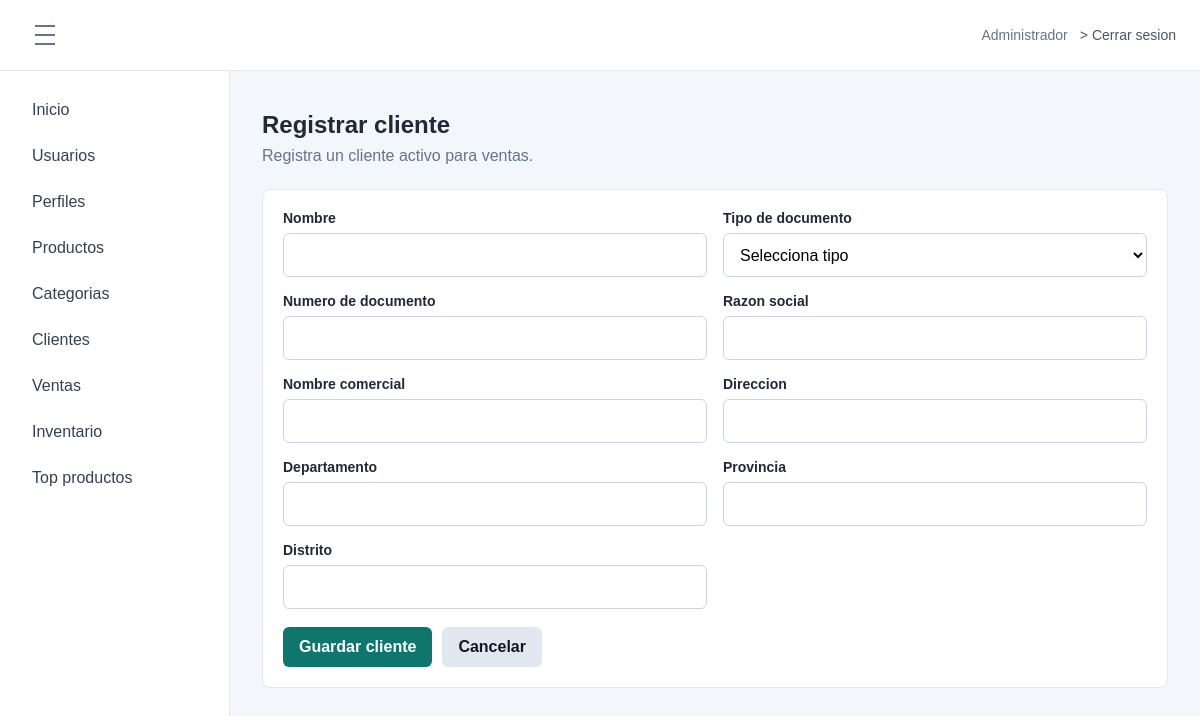
The page /index.php?route=module/clientes/crear (signed in) on the database its author committed.
### tables this page shows
CREATE TABLE `opcion` (
  `idopcion` int(11) NOT NULL AUTO_INCREMENT,
  `descripcion` varchar(100) NOT NULL,
  `url` varchar(200) NOT NULL,
  `icono` varchar(50) NOT NULL DEFAULT 'fa-circle',
  `estado` tinyint(1) NOT NULL DEFAULT 1,
  `fecha_creacion` datetime NOT NULL DEFAULT current_timestamp(),
  PRIMARY KEY (`idopcion`)
);

### app/Controllers/ClienteController.php (called while the page is built, shortened)
<?php
class ClienteController
{
    private Client $clients;
    private Profile $profiles;
    public function __construct(Client $clients, Profile $profiles)
    {
        $this->clients = $clients;
        $this->profiles = $profiles;
    }
    public function create(): void
    {
        $menuOptions = $this->requireAccess("GET");
        $this->renderForm($menuOptions, $this->emptyClient(), []);
    }
    private function renderForm(array $menuOptions, array $client, array $errors): void
    {
        $editing = isset($client["idcliente"]);
        $documentTypes = $this->clients->documentTypes();
        require __DIR__ . "/../Views/layout/app.php";
    }
    private function emptyClient(): array
    {
        return [
            "nombre" => "",
            "nombre_comercial" => "",
            "razon_social" => "",
            "idtipodocumento" => "",
            "nrodocumento" => "",
            "direccion" => "",
            "departamento" => "",
            "provincia" => "",
            "distrito" => ""
        ];
    }
    private function requireAccess(string $method): array
    {
        $menuOptions = $this->profiles->menuOptions((int) ($_SESSION["idperfil"] ?? 0));
        return $menuOptions;
    }
}

### app/Models/Profile.php (called while the page is built, shortened)
<?php
class Profile
{
    private PDO $db;
    public function __construct(PDO $db)
    {
        $this->db = $db;
    }
    public function menuOptions(int $profileId): array
    {
        $sql = "SELECT o.descripcion, o.url, o.icono
                FROM acceso a
                INNER JOIN opcion o ON o.idopcion = a.idopcion
                WHERE a.idperfil = :idperfil
                  AND a.estado = 1
                  AND o.estado = 1
                ORDER BY o.idopcion";
        $statement = $this->db->prepare($sql);
        $statement->execute(["idperfil" => $profileId]);
        return $statement->fetchAll();
    }
}

### app/Models/Client.php (called while the page is built, shortened)
<?php
class Client
{
    private PDO $db;
    public function __construct(PDO $db)
    {
        $this->db = $db;
    }
    public function documentTypes(): array
    {
        return $this->db->query("SELECT idtipodocumento, nombre
                                FROM tipodocumento
                                WHERE estado = 1
                                ORDER BY idtipodocumento")->fetchAll(PDO::FETCH_ASSOC);
    }
}

### app/Views/clientes/form.php (the view, shortened to what this page needs)
<div class="page-title">
    <h1><?= $editing ? "Editar cliente" : "Registrar cliente" ?></h1>
    <p><?= $editing ? "Actualiza datos de documento y ubicacion." : "Registra un cliente activo para ventas." ?></p>
</div>
<section class="panel">
    <form class="form-stack" method="post" action="index.php?route=module/clientes/<?= $editing ? 'actualizar' : 'guardar' ?>">
        <div class="form-grid">
            <div class="form-field">
                <label for="nombre">Nombre</label>
                <input id="nombre" name="nombre" type="text" maxlength="150" required value="<?= htmlspecialchars($client["nombre"], ENT_QUOTES, "UTF-8") ?>">
            </div>
            <div class="form-field">
                <label for="idtipodocumento">Tipo de documento</label>
                <select id="idtipodocumento" name="idtipodocumento" required>
                    <option value="">Selecciona tipo</option>
                </select>
            </div>
            <div class="form-field">
                <label for="nrodocumento">Numero de documento</label>
                <input id="nrodocumento" name="nrodocumento" type="text" maxlength="20" required value="<?= htmlspecialchars($client["nrodocumento"], ENT_QUOTES, "UTF-8") ?>">
            </div>
            <div class="form-field">
                <label for="razon_social">Razon social</label>
                <input id="razon_social" name="razon_social" type="text" maxlength="150" value="<?= htmlspecialchars($client["razon_social"] ?? "", ENT_QUOTES, "UTF-8") ?>">
            </div>
            <div class="form-field">
                <label for="nombre_comercial">Nombre comercial</label>
                <input id="nombre_comercial" name="nombre_comercial" type="text" maxlength="150" value="<?= htmlspecialchars($client["nombre_comercial"] ?? "", ENT_QUOTES, "UTF-8") ?>">
            </div>
            <div class="form-field">
                <label for="direccion">Direccion</label>
                <input id="direccion" name="direccion" type="text" maxlength="200" value="<?= htmlspecialchars($client["direccion"] ?? "", ENT_QUOTES, "UTF-8") ?>">
            </div>
            <div class="form-field">
                <label for="departamento">Departamento</label>
                <input id="departamento" name="departamento" type="text" maxlength="80" value="<?= htmlspecialchars($client["departamento"] ?? "", ENT_QUOTES, "UTF-8") ?>">
            </div>
            <div class="form-field">
                <label for="provincia">Provincia</label>
                <input id="provincia" name="provincia" type="text" maxlength="80" value="<?= htmlspecialchars($client["provincia"] ?? "", ENT_QUOTES, "UTF-8") ?>">
            </div>
            <div class="form-field">
                <label for="distrito">Distrito</label>
                <input id="distrito" name="distrito" type="text" maxlength="80" value="<?= htmlspecialchars($client["distrito"] ?? "", ENT_QUOTES, "UTF-8") ?>">
            </div>
        </div>
        <div class="form-actions">
            <button class="btn btn-primary" type="submit" <?= !$documentTypes ? "disabled" : "" ?>><?= $editing ? "Guardar cambios" : "Guardar cliente" ?></button>
            <a class="btn btn-light" href="index.php?route=module/clientes">Cancelar</a>
        </div>
    </form>
</section>

### app/Views/layout/sidebar.php
<?php $currentRoute = $_GET["route"] ?? "dashboard"; ?>
<aside class="sidebar">
    <nav aria-label="Menu principal">
        <a href="index.php?route=dashboard" <?= $currentRoute === "dashboard" ? 'aria-current="page"' : "" ?>>Inicio</a>
        <?php foreach ($menuOptions as $option): ?>
            <?php $route = $option["url"] ?? ""; ?>
            <a href="index.php?route=<?= urlencode($route) ?>" <?= $currentRoute === $route ? 'aria-current="page"' : "" ?>>
                <?= htmlspecialchars($option["descripcion"]) ?>
            </a>
        <?php endforeach; ?>
    </nav>
</aside>

### public/css/styles.css (style rules this page uses)
* { box-sizing: border-box; }
body { margin: 0; font-family: Arial, sans-serif; color: #1f2937; background: #f3f6fb; }
a { color: inherit; }
.login-card p, .page-title p { margin: 8px 0 24px; color: #64748b; }
label { display: block; margin: 14px 0 7px; font-size: 14px; font-weight: 700; }
input, select { width: 100%; min-height: 44px; padding: 10px 12px; border: 1px solid #cbd5e1; border-radius: 6px; font: inherit; background: #ffffff; }
.btn { display: inline-flex; align-items: center; justify-content: center; min-height: 40px; padding: 10px 16px; border: 0; border-radius: 6px; font: inherit; font-weight: 700; text-decoration: none; cursor: pointer; }
.btn-primary { background: #0f766e; color: #ffffff; }
.btn-light { background: #e2e8f0; color: #0f172a; }
.sidebar { width: 230px; padding: 20px; background: #ffffff; border-right: 1px solid #e5e7eb; transition: width 0.2s ease, padding 0.2s ease, transform 0.2s ease; }
.sidebar nav { display: grid; gap: 8px; }
.sidebar a { padding: 10px 12px; border-radius: 6px; color: #334155; text-decoration: none; }
h1 { margin: 0; font-size: 24px; }
.summary-card, .panel { padding: 20px; background: #ffffff; border: 1px solid #e5e7eb; border-radius: 8px; }
.form-stack { display: grid; gap: 18px; }
.form-grid { display: grid; grid-template-columns: repeat(2, minmax(0, 1fr)); gap: 16px; }
.form-field label { margin-top: 0; }
.form-actions { display: flex; flex-wrap: wrap; gap: 10px; }

### rows shown on the page
opcion: descripcion "Usuarios"
opcion: descripcion "Perfiles"
opcion: descripcion "Productos"
opcion: descripcion "Categorias"
opcion: descripcion "Clientes"
opcion: descripcion "Ventas"
opcion: descripcion "Inventario"
opcion: descripcion "Top productos"

### other values the page prints
$_SESSION["nombre"] "Administrador"
